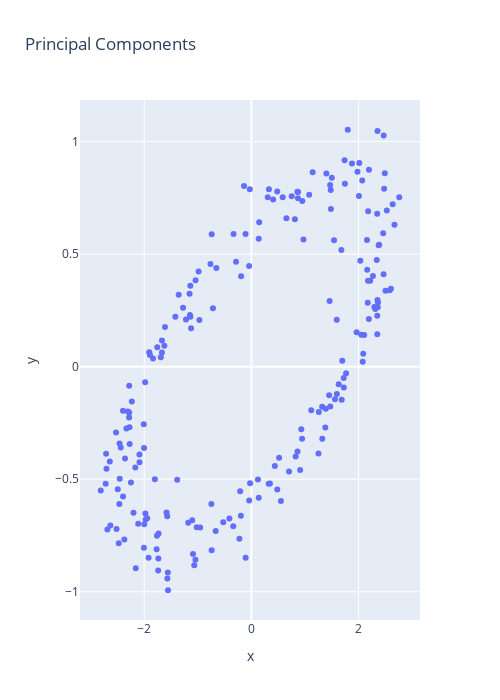

The notebook cell this image was saved under:
### Markdown cell above
It is clear the vast majority of the variance in this system is captured by the <u>first two principal components</u>, so we projected onto the first two eigenvectors. We started with 8-dimensional data and were able to reduce it down to 2 dimensions while preserving nearly $100\%$ of the variance. Obviously in this very synthetic example, this is perfect, but in reality expect much lower.

Now, let's see what $x$ and $y$ look like when graphed together as a scatter plot.

### Code cell
fig = px.scatter(x=PC[:,0],
                 y = PC[:,1],
                 title = f'Principal Components',
                 width = 500,
                 height = 700)
fig.show()

### Figure 1 — Plotly figure (JSON) as saved in the notebook; plotly's stock layout.template omitted (floating-point values rounded to 4 significant figures; data arrays with more than 128 entries replaced by an {"elided": "..."} marker saying what was removed)
{"data": [{"hovertemplate": "x=%{x}<br>y=%{y}<extra></extra>", "legendgroup": "", "marker": {"color": "#636efa", "symbol": "circle"}, "mode": "markers", "name": "", "orientation": "v", "showlegend": false, "type": "scatter", "x": {"elided": "210 float values"}, "xaxis": "x", "y": {"elided": "210 float values"}, "yaxis": "y"}], "layout": {"height": 700, "legend": {"tracegroupgap": 0}, "title": {"text": "Principal Components"}, "width": 500, "xaxis": {"anchor": "y", "autorange": true, "domain": [0, 1], "range": [-3.199, 3.147], "title": {"text": "x"}, "type": "linear"}, "yaxis": {"anchor": "x", "autorange": true, "domain": [0, 1], "range": [-1.126, 1.185], "title": {"text": "y"}, "type": "linear"}}}
